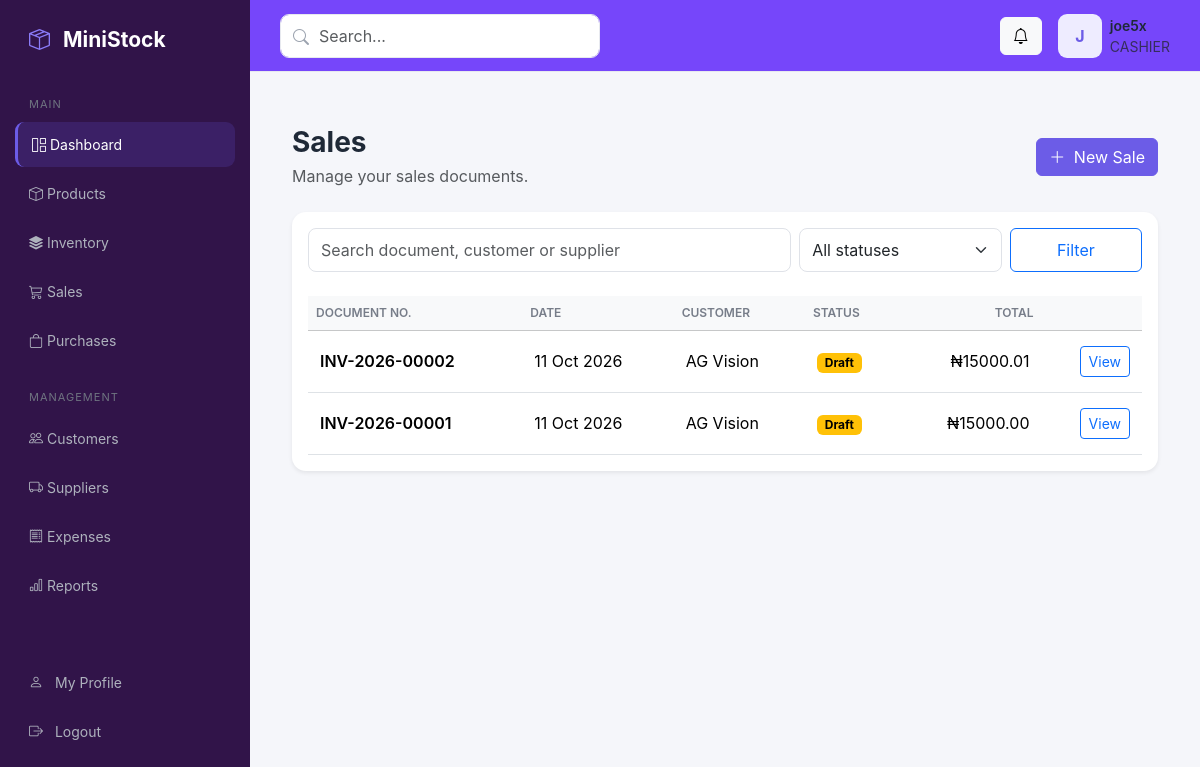
/documents/sales/ (signed in), run on the app's committed database.
### accounts/models.py (models this page shows, shortened)
class User(AbstractUser):
    class Role(models.TextChoices):
        ADMIN = "ADMIN", "Administrator"
        MANAGER = "MANAGER", "Manager"
        CASHIER = "CASHIER", "Cashier"
        STOREKEEPER = "STOREKEEPER", "Storekeeper"
    role = models.CharField(
        max_length=20,
        choices=Role.choices,
        default=Role.CASHIER,
    )
    phone = models.CharField(
        max_length=30,
        blank=True,
    )

### documents/models.py (models this page shows, shortened)
class OrderDocument(models.Model):
    class DocumentType(models.TextChoices):
        PURCHASE = "PURCHASE", "Purchase"
        SALE = "SALE", "Sales"
    class Status(models.TextChoices):
        DRAFT = "DRAFT", "Draft"
        COMPLETED = "COMPLETED", "Completed"
        CANCELLED = "CANCELLED", "Cancelled"
    doc_code = models.CharField(max_length=10)
    doc_year = models.CharField(max_length=4)
    doc_num = models.CharField(max_length=20)
    document_type = models.CharField(
        max_length=10,
        choices=DocumentType.choices,
        default=DocumentType.PURCHASE,
    )
    doc_date = models.DateField(default=timezone.localdate)
    status = models.CharField(
        max_length=20,
        choices=Status.choices,
        default=Status.DRAFT,
    )
    supplier = models.ForeignKey(
        "suppliers.Supplier",
        on_delete=models.PROTECT,
        related_name="order_documents",
        null=True,
        blank=True,
    )
    supplier_name = models.CharField(
        max_length=255,
        blank=True,
    )
    supplier_invoice = models.CharField(
        max_length=100,
        blank=True,
    )
    customer = models.ForeignKey(
        "customers.Customer",
        on_delete=models.PROTECT,
        related_name="order_documents",
        null=True,
        blank=True,
    )
    customer_name = models.CharField(
        max_length=255,
        blank=True,
    )
    currency = models.CharField(max_length=10, default="NGN", blank=True)
    credit_fercility = models.CharField(max_length=100, blank=True)
    address = models.TextField(blank=True)
    project = models.CharField(max_length=255, blank=True)
    subtotal = models.DecimalField(
        max_digits=14,
        decimal_places=2,
        default=Decimal("0.00"),
    )
    total_discount = models.DecimalField(
        max_digits=14,
        decimal_places=2,
        default=Decimal("0.00"),
    )
    tax = models.DecimalField(
        max_digits=14,
        decimal_places=2,
        default=Decimal("0.00"),
    )
    grand_total = models.DecimalField(
        max_digits=14,
        decimal_places=2,
        default=Decimal("0.00"),
    )
    created_by = models.ForeignKey(
        settings.AUTH_USER_MODEL,
        on_delete=models.PROTECT,
        related_name="order_documents",
        null=True,
        blank=True,
    )
    created_at = models.DateTimeField(auto_now_add=True)
    updated_at = models.DateTimeField(auto_now=True)
    class Meta:
        ordering = ["-created_at", "-pk"]
        constraints = [
            models.UniqueConstraint(
                fields=["doc_code", "doc_year", "doc_num"],
                name="unique_order_document_number",
            ),
        ]
    def __str__(self):
        return f"{self.doc_code}-{self.doc_year}-{self.doc_num}"

### customers/models.py (models this page shows, shortened)
class Customer(models.Model):
    name = models.CharField(max_length=200)
    phone = models.CharField(max_length=30, blank=True)
    email = models.EmailField(blank=True)
    address = models.TextField(blank=True)
    opening_balance = models.DecimalField(
        max_digits=12,
        decimal_places=2,
        default=0,
    )
    credit_limit = models.DecimalField(
        max_digits=12,
        decimal_places=2,
        default=0,
    )
    is_active = models.BooleanField(default=True)
    created_at = models.DateTimeField(auto_now_add=True)
    updated_at = models.DateTimeField(auto_now=True)
    class Meta:
        ordering = ["name"]

### documents/views.py (the view, shortened to what this page needs)
@login_required
def document_list(request, document_type):
    doc_type = _get_document_type(document_type)
    documents = OrderDocument.objects.filter(document_type=doc_type)
    query = request.GET.get("q", "").strip()
    status = request.GET.get("status", "")
    if status:
        documents = documents.filter(status=status)
    page_obj = Paginator(documents, 10).get_page(
        request.GET.get("page")
    )
    return render(request, "documents/document_list.html", {
        "documents": page_obj.object_list,
        "page_obj": page_obj,
        "document_type": document_type,
        "document_label": "Purchases" if document_type == "purchase" else "Sales",
        "query": query,
        "status": status,
        "status_choices": OrderDocument.Status.choices,
    })

### documents/views.py (called while the page is built)
def _get_document_type(value):
    if value == "purchase":
        return OrderDocument.DocumentType.PURCHASE
    if value == "sale":
        return OrderDocument.DocumentType.SALE
    raise Http404("Unknown document type.")

### templates/documents/document_list.html (shortened to what this page needs)
{% extends "base.html" %}
{% block content %}
<div class="container-fluid py-4">
    <div class="d-flex justify-content-between align-items-center flex-wrap gap-3 mb-4">
        <div>
            <h3 class="fw-bold mb-1">{{ document_label }}</h3>
            <p class="text-muted mb-0">Manage your {{ document_label|lower }} documents.</p>
        </div>
        {% if document_type == "purchase" %}
        <a href="{% url 'documents:purchase_create' %}" class="btn btn-primary">
            <i class="bi bi-plus-lg me-1"></i> New Purchase
        </a>
        {% else %}
        <a href="{% url 'documents:sale_create' %}" class="btn btn-primary">
            <i class="bi bi-plus-lg me-1"></i> New Sale
        </a>
        {% endif %}
    </div>
    <div class="card border-0 shadow-sm">
        <div class="card-body">
            <form method="get" class="row g-2 mb-4">
                <div class="col-md-7">
                    <input type="search" name="q" value="{{ query }}"
                           class="form-control"
                           placeholder="Search document, customer or supplier">
                </div>
                <div class="col-md-3">
                    <select name="status" class="form-select">
                        <option value="">All statuses</option>
                    </select>
                </div>
                <div class="col-md-2 d-grid">
                    <button class="btn btn-outline-primary">Filter</button>
                </div>
            </form>
            <div class="table-responsive">
                <table class="table table-hover align-middle">
                    <thead class="table-light">
                        <tr>
                            <th>Document No.</th>
                            <th>Date</th>
                            <th>{% if document_type == "purchase" %}Supplier{% else %}Customer{% endif %}</th>
                            <th>Status</th>
                            <th class="text-end">Total</th>
                            <th></th>
                        </tr>
                    </thead>
                    <tbody>
                        {% for document in documents %}
                        <tr>
                            <td class="fw-semibold">{{ document }}</td>
                            <td>{{ document.doc_date|date:"d M Y" }}</td>
                            <td>
                                {% if document_type == "purchase" %}
                                    {{ document.supplier.name|default:document.supplier_name|default:"—" }}
                                {% else %}
                                    {{ document.customer.name|default:document.customer_name|default:"Walk-in customer" }}
                                {% endif %}
                            </td>
                            <td>
                                {% if document.status == "COMPLETED" %}
                                <span class="badge text-bg-success">Completed</span>
                                {% elif document.status == "CANCELLED" %}
                                <span class="badge text-bg-danger">Cancelled</span>
                                {% else %}
                                <span class="badge text-bg-warning">Draft</span>
                                {% endif %}
                            </td>
                            <td class="text-end">₦{{ document.grand_total|floatformat:2 }}</td>
                            <td class="text-end">
                                <a href="{% url 'documents:document_detail' document.pk %}"
                                   class="btn btn-sm btn-outline-primary">View</a>
                            </td>
                        </tr>
                        {% empty %}
                        <tr>
                            <td colspan="6" class="text-center py-5 text-muted">
                                No documents found.
                            </td>
                        </tr>
                        {% endfor %}
                    </tbody>
                </table>
            </div>
        </div>
    </div>
</div>
{% endblock %}

### templates/base.html (shortened to what this page needs)
{% load static %}
<!DOCTYPE html>
<html lang="en">
<head>
    <link
        href="https://cdn.jsdelivr.net/npm/bootstrap@5.3.3/dist/css/bootstrap.min.css"
        rel="stylesheet"
    >
    <link
        href="https://cdn.jsdelivr.net/npm/bootstrap-icons@1.11.3/font/bootstrap-icons.css"
        rel="stylesheet"
    >
</head>
<body>
<aside class="sidebar">
    <div class="brand">
        <i class="bi bi-box-seam"></i>
        <span>MiniStock</span>
    </div>
    <div class="nav-title">Main</div>
    <a href="{% url 'dashboard:dashboard_home' %}" class="nav-link active">
        <i class="bi bi-grid-1x2"></i>
        <span>Dashboard</span>
    </a>
    <a href="{% url 'products:product_list' %}" class="nav-link">
        <i class="bi bi-box"></i>
        <span>Products</span>
    </a>
    <a href="{% url 'inventory:movement_list' %}" class="nav-link">
        <i class="bi bi-stack"></i>
        <span>Inventory</span>
    </a>
    <a href="{% url 'sales:sale_list' %}" class="nav-link">
        <i class="bi bi-cart3"></i>
        <span>Sales</span>
    </a>
    <a href="{% url 'documents:purchase_list' %}" class="nav-link">
        <i class="bi bi-bag"></i>
        <span>Purchases</span>
    </a>
    <div class="nav-title mt-3">Management</div>
    <a href="{% url 'customers:customer_list' %}" class="nav-link">
        <i class="bi bi-people"></i>
        <span>Customers</span>
    </a>
    <a href="{% url 'suppliers:supplier_list' %}" class="nav-link">
        <i class="bi bi-truck"></i>
        <span>Suppliers</span>
    </a>
    <a href="#" class="nav-link">
        <i class="bi bi-receipt"></i>
        <span>Expenses</span>
    </a>
    <a href="#" class="nav-link">
        <i class="bi bi-bar-chart"></i>
        <span>Reports</span>
    </a>
    <div class="pt-5">
        <a href="{% url 'accounts:profile' %}"
        class="nav-link">
        <i class="bi bi-person me-2"></i>
        My Profile
    </a>
    <form method="post" action="{% url 'accounts:logout' %}">
    <button type="submit" class="nav-link">
        <i class="bi bi-box-arrow-right me-2"></i>
        Logout
    </button>
</form>
</div>
<div class="pt-5 nav-link"></div>
</aside>
<div class="main">
    <header class="topbar">
        <div class="search-box">
            <i class="bi bi-search"></i>
            <input
                type="text"
                class="form-control"
                placeholder="Search..."
            >
        </div>
        <div class="d-flex align-items-center gap-3">
            <button class="btn btn-light">
                <i class="bi bi-bell"></i>
            </button>
            <div class="d-flex align-items-center gap-2">
                <div class="avatar-placeholder">
                    {{ request.user.username|first|upper }}
                </div>
                <div class="d-none d-md-block">
                    <div class="fw-semibold small">
                        {{ request.user.get_full_name|default:request.user.username }}
                    </div>
                    <div class="text-muted small">
                        {{ request.user.role|default:"User" }}
                    </div>
                </div>
            </div>
        </div>
    </header>
    <main class="content">
        {% block content %}
        {% endblock %}
    </main>
</div>
</body>
</html>

### templates/base.html (style rules this page uses)
:root { --primary: #6c5ce7; --primary-dark: #5849c5; --sidebar: #311449; --background: #f5f6fa; --card: #ffffff; --text: #1f2937; --muted: #8a8f9c; --border: #e7e9ef; }
* { box-sizing: border-box; }
body { margin: 0; background: var(--background); color: var(--text); font-family: Inter, -apple-system, BlinkMacSystemFont, "Segoe UI", sans-serif; }
.sidebar { width: 250px; height: 100vh; position: fixed; left: 0; top: 0; background: var(--sidebar); color: white; padding: 24px 15px; z-index: 1000; }
.brand { font-size: 21px; font-weight: 700; padding: 0 14px 30px; }
.brand i { color: #8b7cf8; margin-right: 8px; }
.nav-title { color: #6f7480; font-size: 11px; text-transform: uppercase; letter-spacing: 1px; padding: 10px 14px; }
.sidebar .nav-link { color: #aeb2bd; padding: 12px 14px; border-radius: 9px; margin-bottom: 4px; font-size: 14px; }
.sidebar .nav-link i { width: 25px; }
.sidebar .nav-link:hover, .sidebar .nav-link.active { color: white; background: rgba(108, 92, 231, .18); }
.sidebar .nav-link.active { border-left: 3px solid var(--primary); }
.main { margin-left: 250px; min-height: 100vh; }
.topbar { height: 72px; background: rgb(118, 70, 250); border-bottom: 1px solid var(--border); display: flex; align-items: center; justify-content: space-between; padding: 0 30px; }
.search-box { width: 320px; position: relative; }
.search-box i { position: absolute; left: 13px; top: 11px; color: #9ca3af; }
.search-box input { padding-left: 38px; border: 1px solid var(--border); border-radius: 9px; height: 40px; }
.content { padding: 30px; }
.card { border: 1px solid var(--border); border-radius: 14px; box-shadow: 0 2px 10px rgba(0, 0, 0, .025); }
.btn-primary { background: var(--primary); border-color: var(--primary); }
.table { margin-bottom: 0; }
.table th { color: #777d89; font-size: 12px; font-weight: 600; text-transform: uppercase; white-space: nowrap; }
.table td { vertical-align: middle; padding: 15px 12px; }
.avatar-placeholder { width: 44px; height: 44px; border-radius: 9px; background: #eeecff; color: var(--primary); display: flex; align-items: center; justify-content: center; font-weight: 700; }
.form-control, .form-select { min-height: 44px; border-color: #dfe2e8; border-radius: 8px; }

### data on the page
User: user.username|first "J", user.get_full_name "joe5x", user.role "CASHIER"
OrderDocument: doc_code+doc_year+doc_num "INV-2026-00002", doc_date "11 Oct 2026", customer.name "AG Vision", status "Draft", grand_total "15000.01"
OrderDocument: doc_code+doc_year+doc_num "INV-2026-00001", doc_date "11 Oct 2026", customer.name "AG Vision", status "Draft", grand_total "15000.00"

### other printed values
{{ document_label }} "Sales"
{{ document_label|lower }} "sales"
